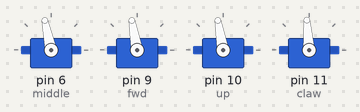
The sketch below on a simulated Arduino Uno, built with avr-gcc and run on an emulated ATmega328P. Parts: 4 × servo. What the sketch prints to the serial monitor is not drawn.

Above: at 2.17 s.
At 4.2 s:
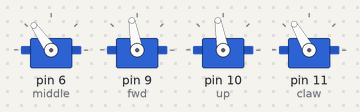
At 8.2 s:
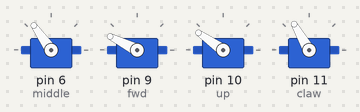
At 13.6 s:
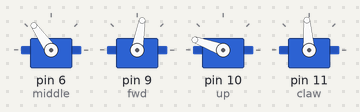
At 19.5 s:
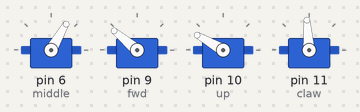
At 26.4 s:
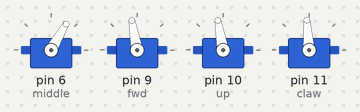
Timing chart, 0 to 29.5 s (numbered marks = the images above):
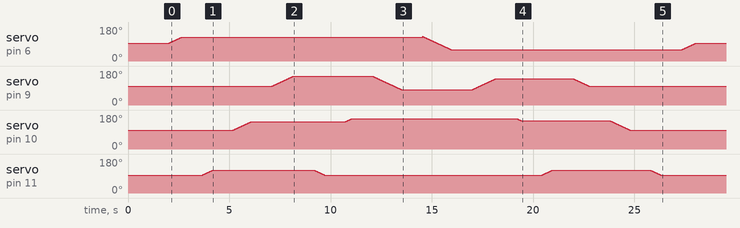

Measured:
- by itself, servo on pin 10 (up): rises from 100° to 160° in 5.8 s, then falls to 100° in 13.7 s

The sketch:

roboarm_auto.ino
```cpp
#include <Servo.h>

Servo middle, fwd, up, claw ;  // creating 4 "servo objects"

int N = 1; // number of times we want the robot to move
int counter = 0; // will increase by 1 after every loop
int pos = 0; // position of servo
int spd = 20;
int ps = 1000;

void setup() // attach servos to pins and set initial position

{
  Serial.begin(9600); // initialize serial connection

  // attaching servos to pins
  middle.attach(6);  // rotation
  fwd.attach(9);  // left servo, forward movement, should be same as "right"
  up.attach(10);  // right servo, forward movement, should be same as "left"
  claw.attach(11);  // claw

  // roboarm initial position
  middle.write(94);
  fwd.write(100);
  up.write(100);
  claw.write(94);

  // starting and ending position: middle 94, fwd 100, up 100, claw 94
  // grabbing position: middle 125, fwd 145, up 145, claw 120
  // transportation position: middle --, fwd 80, up 160, claw 94
  // leaving position: middle 60, fwd 150, up 145, claw 120

  // status
  Serial.println("Roboarm ready");

  delay(2000); // wait 2 seconds
}

void loop() // turn left, extend the arm and pick up the piece

{
  if (counter < N) // N times the robot will move
 {

    // turn left
    for (pos = 94; pos <= 125; pos += 1) {
      middle.write(pos);
      delay(spd);
    }

    delay(ps);

    // open claw
    for (pos = 94; pos <= 120; pos += 1) {
      claw.write(pos);
      delay(spd);
    }

    delay(ps);

    // move up
    for (pos = 100; pos <= 145; pos += 1) {
      up.write(pos);
      delay(spd);
    }

    delay(ps);

    // move fwd
    for (pos = 100; pos <= 153; pos += 1) {
      fwd.write(pos);
      delay(spd);
    }

    delay(ps);

    // close claw and pick up the object
    for (pos = 120; pos >= 94; pos -= 1) {
      claw.write(pos);
      delay(spd);
    }

    delay(ps);

    // move up to transportation pos
    for (pos = 145; pos <= 160; pos += 1) {
      up.write(pos);
      delay(spd);
    }

    delay(ps);

    // retract arm
    for (pos = 153; pos >= 80; pos -= 1) {
      fwd.write(pos);
      delay(spd);
    }

    delay(ps);

    // turn right to the leaving pos
    for (pos = 130; pos >= 60; pos -= 1) {
      middle.write(pos);
      delay(spd);
    }

    delay(ps);

    // move fwd
    for (pos = 80; pos <= 140; pos += 1) {
      fwd.write(pos);
      delay(spd);
    }

    delay(ps);

    // move down
    for (pos = 160; pos >= 150; pos -= 1) {
      up.write(pos);
      delay(spd);
    }

    delay(ps);

    // open claw and drop object
    for (pos = 94; pos <= 120; pos += 1) {
      claw.write(pos);
      delay(spd);
    }

    delay(ps);

    // retract arm
    for (pos = 140; pos >= 100; pos -= 1) {
      fwd.write(pos);
      delay(spd);
    }

    delay(ps);

    // move down to initial
    for (pos = 150; pos >= 100; pos -= 1) {
      up.write(pos);
      delay(spd);
    }

    delay(ps);

    // close claw
    for (pos = 120; pos >= 94; pos -= 1) {
      claw.write(pos);
      delay(spd);
    }

    delay(ps);

    // turn left
    for (pos = 60; pos <= 94; pos += 1) {
      middle.write(pos);
      delay(spd);
    }


    counter++; // increase counter by 1
 }

}
```
